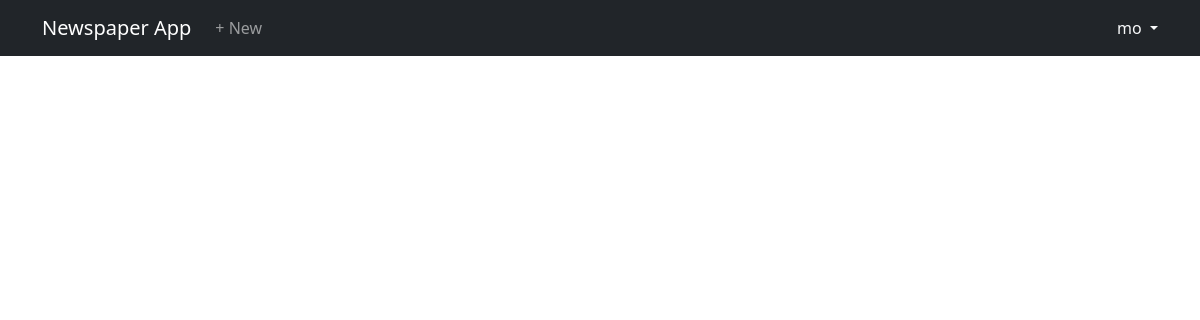
/articles/ (signed in), run on an earlier commit of the app's database.
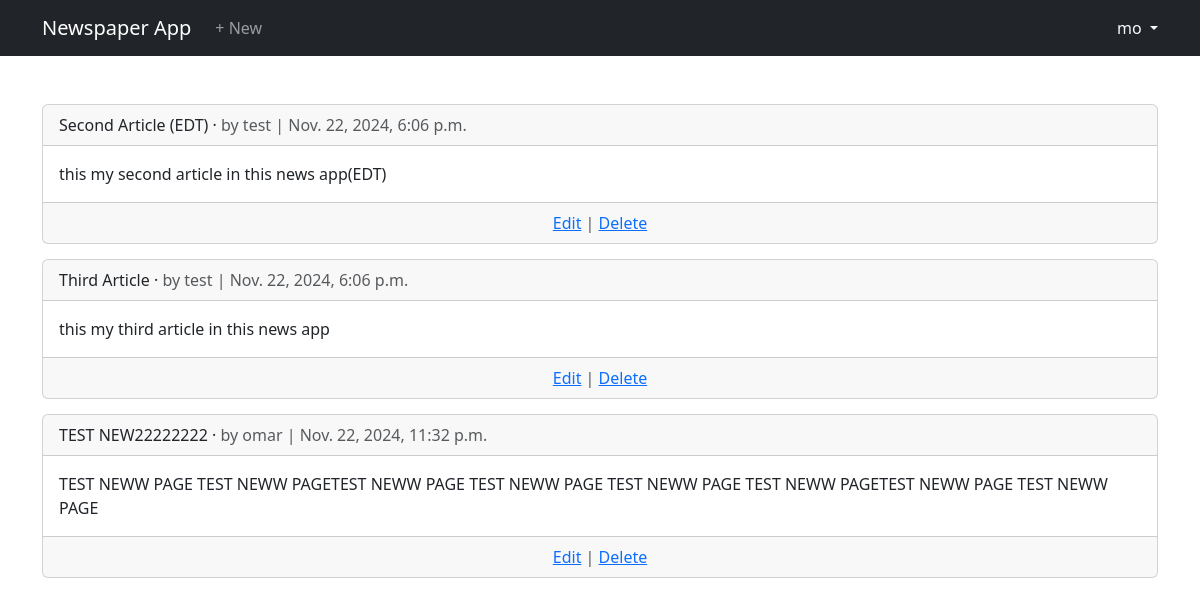
And on a later commit of the database.
### accounts/models.py (models this page shows)
class CustomUser(AbstractUser):
    age = models.PositiveIntegerField(null=True, blank=True)

### articles/models.py (models this page shows, shortened)
class Article(models.Model):
    title = models.CharField(max_length=200)
    body = models.TextField()
    date = models.DateTimeField(auto_now_add=True)
    author = models.ForeignKey(
        settings.AUTH_USER_MODEL,
        on_delete=models.CASCADE,
    )

### articles/views.py (the view)
# urls.py: path("", ArticleListView.as_view(), name="article_list"),
class ArticleListView(LoginRequiredMixin, ListView):
    model = Article
    template_name = "article_list.html"

### templates/article_list.html (shortened to what this page needs)
{% extends "base.html" %}
{% block content %}
   {% for article in article_list %}
        <div class="card" style="margin-bottom: 15px;">
            <div class="card-header">
                <span class="font-weight-bold">{{article.title}}</span> &middot;
                <span class="text-muted">by {{article.author}} | {{article.date}}</span>
            </div>
            <div class="card-body">
                {{article.body}}
            </div>
            <div class="card-footer text-center text-muted">
                <a href="{% url 'article_edit' article.pk %}">Edit</a> |
                <a href="{% url 'article_delete' article.pk %}">Delete</a>
            </div>
        </div>
   {% endfor %}
{% endblock content %}

### templates/base.html (shortened to what this page needs)
<!DOCTYPE html>
<html lang="en">
  <head>
    <link
      href="https://cdn.jsdelivr.net/npm/bootstrap@5.3.0/dist/css/bootstrap.min.css"
      rel="stylesheet"
    />
  </head>
  <body>
    <nav class="navbar navbar-expand-lg navbar-dark bg-dark">
      <div class="container">
        <a class="navbar-brand" href="{% url 'article_list' %}">Newspaper App</a>
        <div class="collapse navbar-collapse" id="navbarNav">
          <ul class="navbar-nav me-auto">
          {% if user.is_authenticated %}
              <li class="nav-item">
                <a class="nav-link" href="{% url 'article_new' %}">+ New</a>
              </li>
            </ul>
            <div class="dropdown text-end">
              <a href="" class="d-block link link-light text-decoration-none dropdown-toggle" id="dropdownUser1" data-bs-toggle="dropdown" aria-expanded="false">
                {{ user.username }}
              </a>
            </div>
          {% else %}
          </ul>
          <div class="text-end">
            <a href="{% url 'login' %}" class="btn btn-outline-primary me-2">Login</a>
            <a href="{% url 'signup' %}" class="btn btn-primary">Signup</a>
          </div>
          {% endif %}
        </div>
      </div>
    </nav>
    <main class="container my-5">
      {% block content %}{% endblock %}
    </main>
  </body>
</html>

What changed in the data, as far as the page shows it:
added Article: title "Second Article (EDT)", author "test", date "Nov. 22, 2024, 6:06 p.m.", body "this my second article in this news app(EDT)"
added Article: title "Third Article", author "test", date "Nov. 22, 2024, 6:06 p.m.", body "this my third article in this news app"
added Article: title "TEST NEW22222222", author "omar", date "Nov. 22, 2024, 11:32 p.m.", body "TEST NEWW PAGE TEST NEWW PAGETEST NEWW PAGE TEST NEWW PAGE TEST NEWW PAGE TEST NEWW PAGETEST NEWW PAGE TEST NEWW PAGE"
